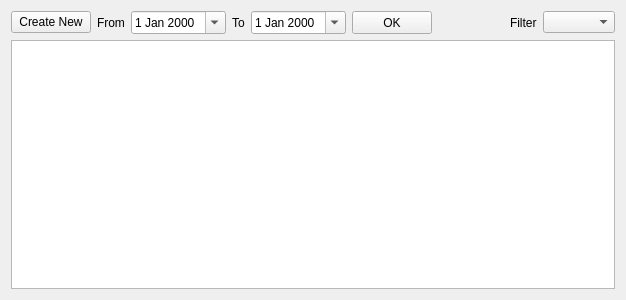
<?xml version="1.0" encoding="UTF-8"?>
<ui version="4.0">
 <class>WorkOrderList</class>
 <widget class="QWidget" name="WorkOrderList">
  <property name="geometry">
   <rect>
    <x>0</x>
    <y>0</y>
    <width>626</width>
    <height>300</height>
   </rect>
  </property>
  <property name="windowTitle">
   <string>Form</string>
  </property>
  <layout class="QVBoxLayout" name="verticalLayout">
   <item>
    <layout class="QHBoxLayout" name="horizontalLayout">
     <item>
      <widget class="QPushButton" name="createNew">
       <property name="text">
        <string>Create New</string>
       </property>
      </widget>
     </item>
     <item>
      <widget class="QLabel" name="label">
       <property name="text">
        <string>From</string>
       </property>
      </widget>
     </item>
     <item>
      <widget class="QDateEdit" name="fromDateEdit">
       <property name="calendarPopup">
        <bool>true</bool>
       </property>
      </widget>
     </item>
     <item>
      <widget class="QLabel" name="label_2">
       <property name="text">
        <string>To</string>
       </property>
      </widget>
     </item>
     <item>
      <widget class="QDateEdit" name="toDateEdit">
       <property name="calendarPopup">
        <bool>true</bool>
       </property>
      </widget>
     </item>
     <item>
      <widget class="QPushButton" name="OkButton">
       <property name="sizePolicy">
        <sizepolicy hsizetype="Fixed" vsizetype="Fixed">
         <horstretch>0</horstretch>
         <verstretch>0</verstretch>
        </sizepolicy>
       </property>
       <property name="maximumSize">
        <size>
         <width>80</width>
         <height>26</height>
        </size>
       </property>
       <property name="text">
        <string>OK</string>
       </property>
      </widget>
     </item>
     <item>
      <spacer name="horizontalSpacer">
       <property name="orientation">
        <enum>Qt::Horizontal</enum>
       </property>
       <property name="sizeHint" stdset="0">
        <size>
         <width>40</width>
         <height>20</height>
        </size>
       </property>
      </spacer>
     </item>
     <item>
      <widget class="QLabel" name="label_3">
       <property name="text">
        <string>Filter</string>
       </property>
      </widget>
     </item>
     <item>
      <widget class="QComboBox" name="comboBox"/>
     </item>
    </layout>
   </item>
   <item>
    <widget class="QTableView" name="tableView">
     <property name="selectionBehavior">
      <enum>QAbstractItemView::SelectRows</enum>
     </property>
    </widget>
   </item>
  </layout>
 </widget>
 <resources/>
 <connections/>
</ui>
